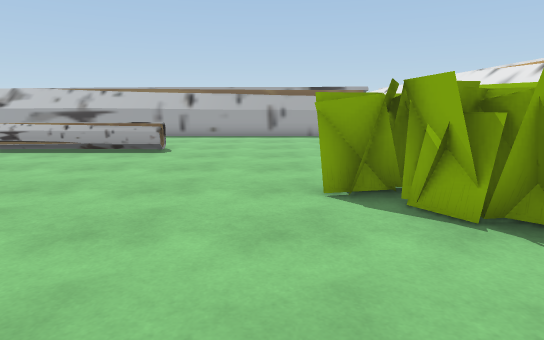
View 1 (above)

13 first-person views from a walk through a Unity game level. The camera is 1.3 m above the floor, tilts 10° down and sees 75° across. The floor is counted in squares, 1 m on a side. Each view is taken from the middle of a square. On the plan, view 1 faces up. The plan holds only what a view shows up to about 15 squares ahead; the rest is blank. The player character is not drawn. Some surface patterns are stand-ins.

View 2
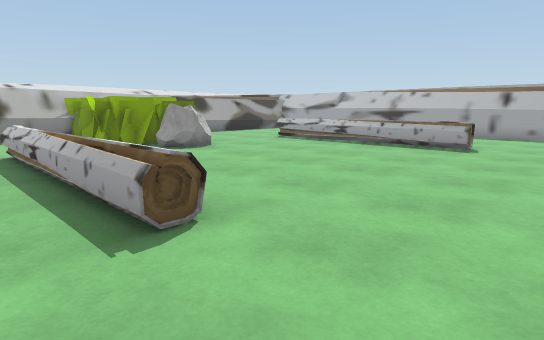

View 3
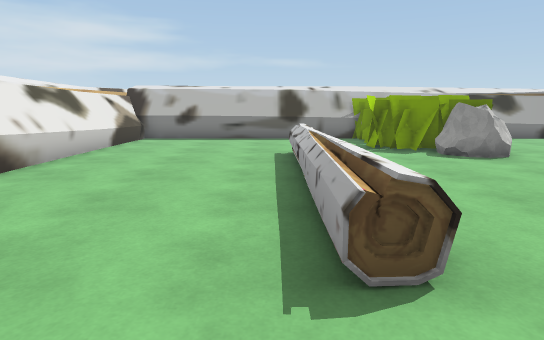

View 4
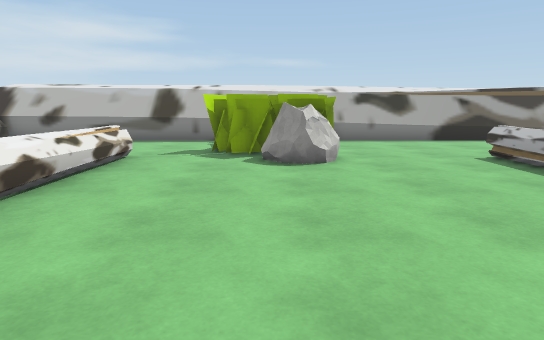

View 5
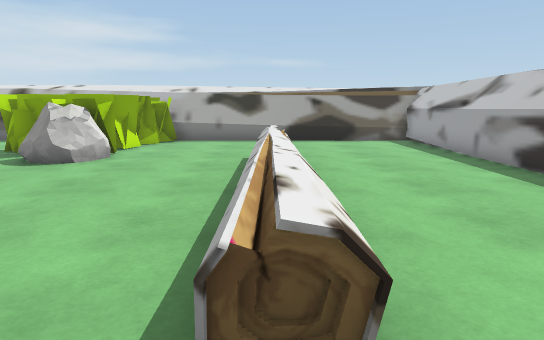

View 6
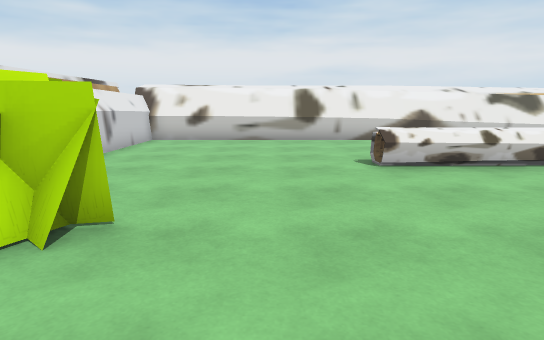

View 7
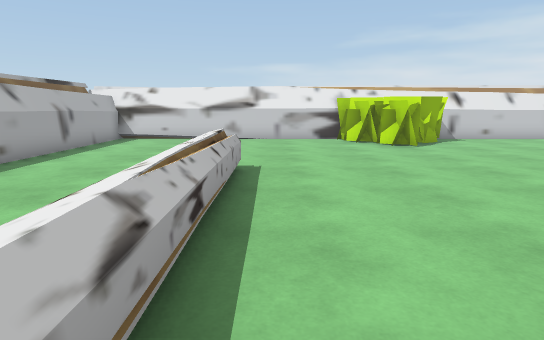

View 8
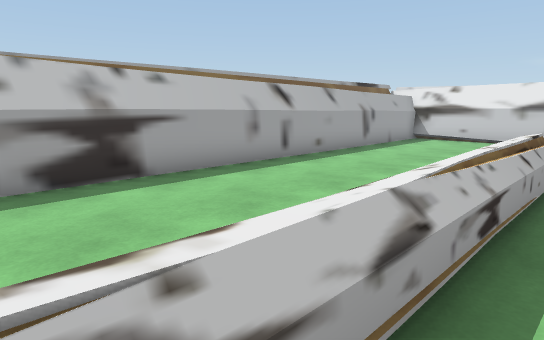

View 9
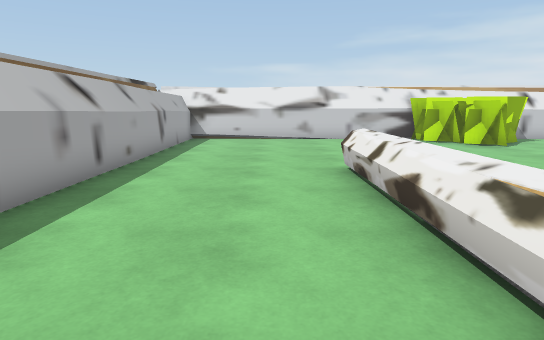

View 10
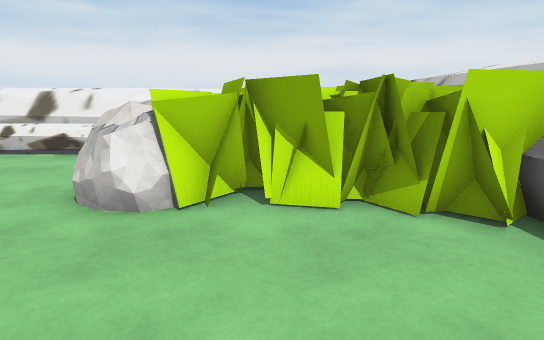

View 11
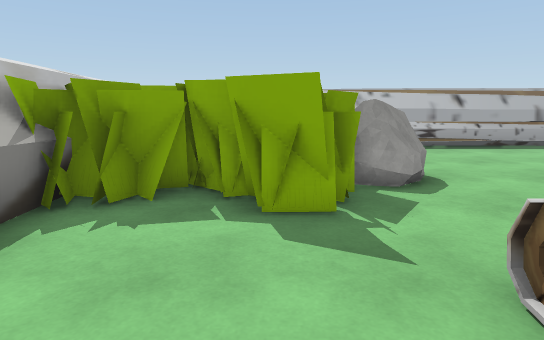

View 12
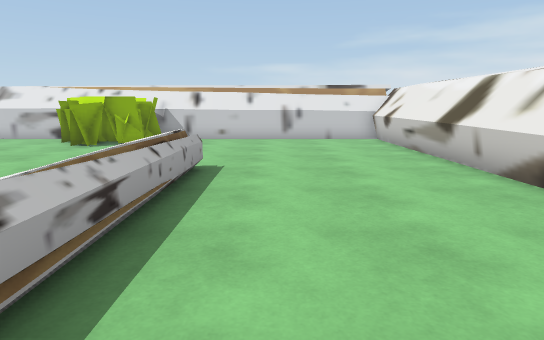

View 13
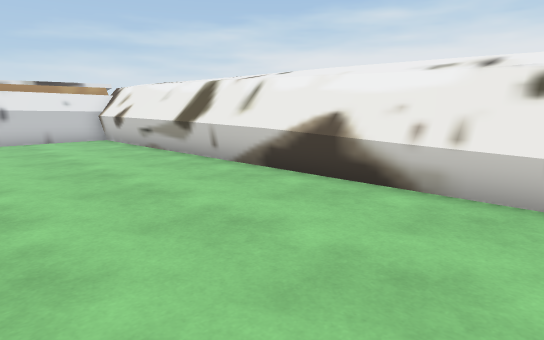

### Floor plan
Key: @ floor where view 1 was taken; # wall or solid block; . floor; = window, fence, low wall or low ledge; ^ raised ledge; O other object.
Columns run from 17 left of view 1 to 4 right of it. Each row starts with its distance up from view 1.
 17 ^^^^^^^^##############
 16 ##=..................^
 15 ##...................^
 14 ##...................^
 13 ##...................^
 12 ##...................^
 11 ##....^^^^=====......^
 10 ##...................^
  9 ##...................^
  8 ##...................^
  7 ##O.O.O............OOO
  6 #OOOOOOO..........OOO#
  5 #OOOOOO...........OOO#
  4 #OOOOO.............OO#
  3 ##..O................#
  2 #^...................#
  1  ^....=^^^^=^^=......#
  0  ^...............@...#
 -1  ^...................#
 -2  ^...................#
 -3  ^...................#
 -4  ^...................#
 -5  ^=========##^^^^^^^^#
 -6  ##############^^^^^^#

Positions as (right, up) in squares from view 1, and headings:
1: (0, 0), facing up
2: (0, -1), facing up-left
3: (-1, 0), facing left
4: (-2, 5), facing left
5: (-2, 11), facing left
6: (-1, 9), facing down
7: (-11, 10), facing right
8: (-11, 10), facing up-right
9: (-11, 13), facing right
10: (-13, 11), facing down
11: (-13, -1), facing up
12: (-11, -1), facing right
13: (-11, 0), facing down-right
